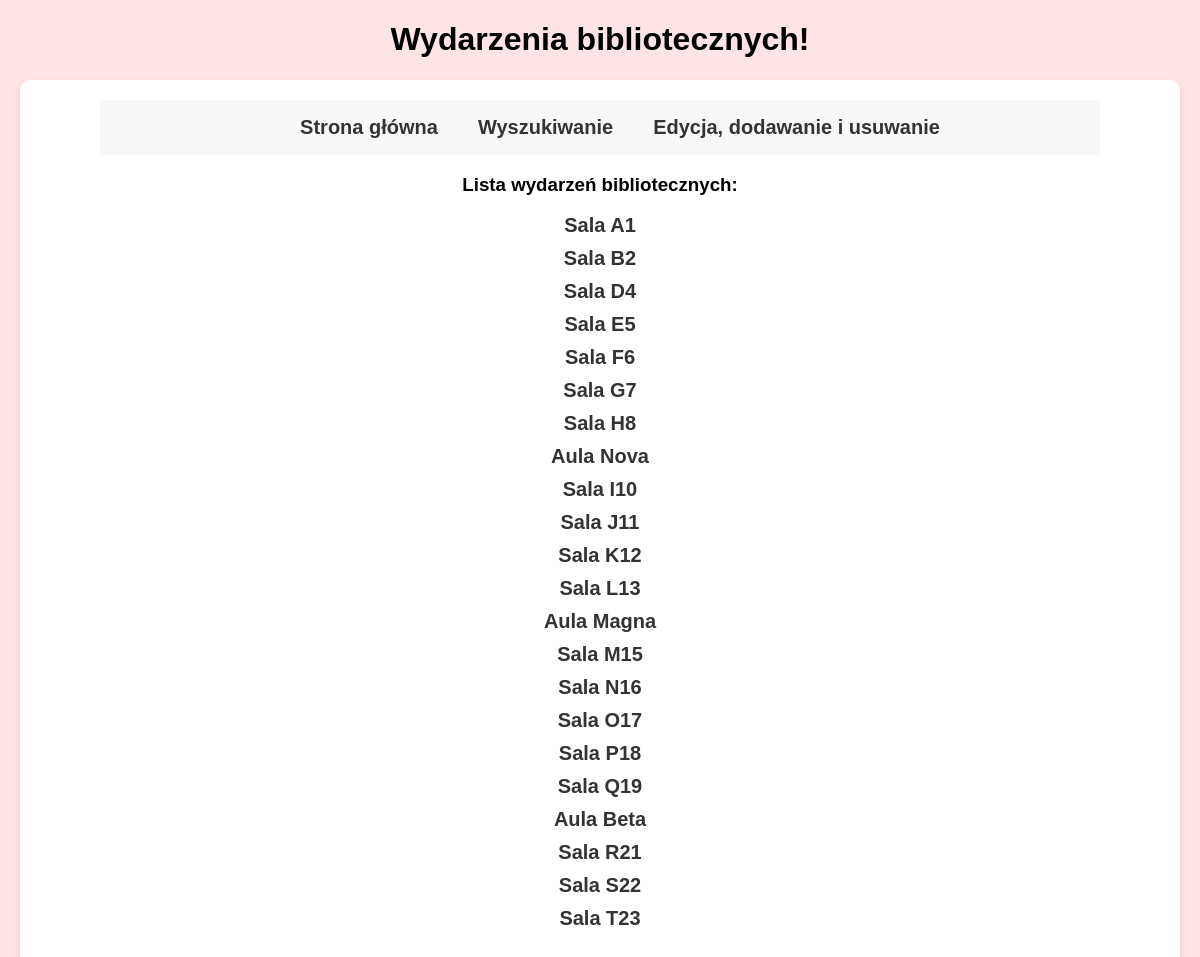
Screenshot of /rooms/rooms.php with the database file from the repository.
### tables this page shows
CREATE TABLE `rooms` (
  `id` int(11) NOT NULL,
  `name` varchar(255) NOT NULL,
  `capacity` int(11) NOT NULL,
  `location` varchar(255) NOT NULL
);

### rooms/rooms.php (the view, shortened to what this page needs)
<!DOCTYPE html>
<html lang="pl">
<head>
    <link rel="stylesheet" href="../style.css">
</head>
<body>
    <h1>Wydarzenia bibliotecznych!</h1>
     <main>
        <header>
            <nav>
                <ul>
                    <li><a href="../index.php">Strona główna</a></li>
                    <li><a href="../search.php">Wyszukiwanie</a></li>
                    <li><a href="../edit_add_delete.php">Edycja, dodawanie i usuwanie</a></li>
                </ul>
            </nav>
        </header>
        <h3>
            Lista wydarzeń bibliotecznych:
        </h3>
        <ul class="events-list">
            <?php
            $conn = connectDB();
            function sale($conn){
                $sql="SELECT id, name FROM rooms";
                $result=mysqli_query($conn, $sql);
                if(mysqli_num_rows($result)>0){
                    while($row=mysqli_fetch_assoc($result)){
                        echo "<li><a href='rooms_details.php?id=" . (int)$row['id'] . "'>" . htmlspecialchars($row['name'], ENT_QUOTES, 'UTF-8') . "</a></li>";
                    }
                } else {
                    echo "<li>Brak sal w bazie danych.</li>";
                }
            }
            sale($conn);
            ?>
        </ul>
    </main>
</body>
</html>

### style.css (style rules this page uses)
* { font-family: Arial, sans-serif; }
body { background-color: #fee4e4; margin: 0; padding: 0; }
main { background-color: #fff; border-radius: 10px; padding: 20px; box-shadow: 0 4px 8px rgba(0, 0, 0, 0.1); width: min(1440px, calc(100% - 40px)); box-sizing: border-box; margin: auto; }
header { background-color: #f8f8f8; width: min(1000px, 100%); display: flex; justify-content: center; margin: 0 auto; }
ul { display: flex; justify-content: center; }
ul li { list-style-type: none; }
ul li a { text-decoration: none; color: #333; font-weight: bold; font-size: 20px; padding: 10px 20px; border-radius: 5px; }
.events-list { display: flex; flex-direction: column; align-items: center; padding: 0; gap: 10px; }
.events-list li { list-style: none; }
h1,h3 { text-align: center; }

### rows the page displays
rooms: name "Sala A1"
rooms: name "Sala B2"
rooms: name "Sala D4"
rooms: name "Sala E5"
rooms: name "Sala F6"
rooms: name "Sala G7"
rooms: name "Sala H8"
rooms: name "Aula Nova"
rooms: name "Sala I10"
rooms: name "Sala J11"
rooms: name "Sala K12"
rooms: name "Sala L13"
rooms: name "Aula Magna"
rooms: name "Sala M15"
rooms: name "Sala N16"
rooms: name "Sala O17"
rooms: name "Sala P18"
rooms: name "Sala Q19"
rooms: name "Aula Beta"
rooms: name "Sala R21"
rooms: name "Sala S22"
rooms: name "Sala T23"
